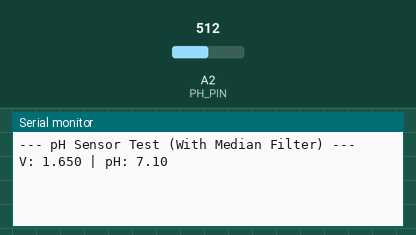
This sketch was run on a simulated Arduino Zero (SAMD21). Parts: the last lines printed to the serial monitor. The inputs (shaded band) are chosen by the test bench; at power-on: A2 (PH_PIN) = 512 (analog values on the 0–1023 scale).

Above: at 2.2 s.
2.3 s: A2 (PH_PIN) set to 716
At 3.4 s:
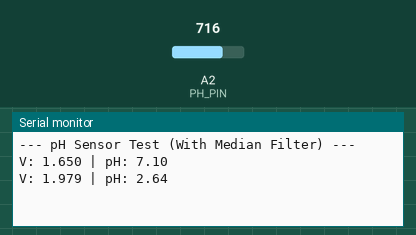
3.8 s: A2 (PH_PIN) set to 900
At 5.6 s:
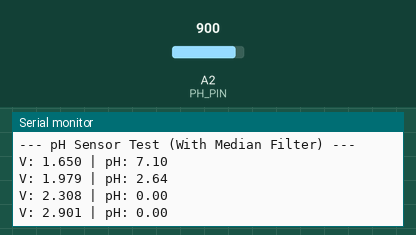
Timing chart, 0 to 7.1 s (numbered marks = the images above; inputs shaded):
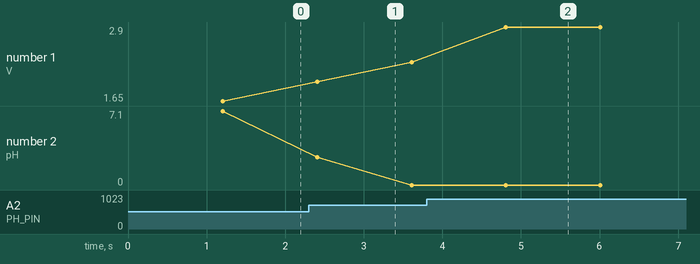

The sketch:

pH.ino
```cpp
/*
 * Caliberating pH sensor
 * Hardware: XIAO nRF52840
 * Sensor: pH Sensor on Pin A2
 * Power: 5V from Boost Converter (with Capacitor Bank for filtering)
 */

#include <Arduino.h>

// Pin Definitions
const int PH_PIN = A2;

// ADC Constants
const float ADC_REF = 3.3f;
const int ADC_MAX = 4095;     // 12-bit resolution

// pH Calibration
const float PH_V_NEUTRAL = 1.658f;     // Neutral Voltage (at pH 7.0)
const float PH_SENSITIVITY = 0.0736f; // Sensitivity (Volts per pH unit): (V_pH4 - V_pH7) / 3

//  Filtering Functions
float readMedianVoltage(int pin);

void setup() {
  Serial.begin(115200);

  // IMPORTANT: Set 12-bit resolution for Xiao nRF52840
  analogReadResolution(12);

  delay(1000);
  Serial.println("--- pH Sensor Test (With Median Filter) ---");
}

void loop() {
  // 1. Get Stable Voltage
  float voltage = readMedianVoltage(PH_PIN);

  // 2. Calculate pH
  // Formula: pH = 7.0 + (V_neutral - V_measured) / Sensitivity
  float phValue = 7.0 + ((PH_V_NEUTRAL - voltage) / PH_SENSITIVITY);

  // 3. Clamp logical limits
  if (phValue < 0.0) phValue = 0.0;
  if (phValue > 14.0) phValue = 14.0;

  // 4. Printing Values
  Serial.print("V: ");
  Serial.print(voltage, 3);
  Serial.print(" | pH: ");
  Serial.println(phValue, 2);

  delay(1000);
}

// --- Robust Median Filter ---
// Takes 20 samples, sorts them, and returns the average of the middle 6.
// This removes outliers (noise spikes) effectively.
float readMedianVoltage(int pin) {
  const int SAMPLES = 20;
  float readings[SAMPLES];

  // 1. Take Readings
  for (int i = 0; i < SAMPLES; i++) {
    readings[i] = analogRead(pin) * (ADC_REF / (float)ADC_MAX);
    delay(10); // 10ms delay to catch different parts of power ripple
  }

  // 2. Sort Readings (Bubble Sort)
  for (int i = 0; i < SAMPLES - 1; i++) {
    for (int j = 0; j < SAMPLES - i - 1; j++) {
      if (readings[j] > readings[j + 1]) {
        float temp = readings[j];
        readings[j] = readings[j + 1];
        readings[j + 1] = temp;
      }
    }
  }

  // 3. Average the Middle Values (Trimmed Mean)
  // Ignore the first 5 (lowest) and last 5 (highest) to remove spikes
  float sum = 0;
  int count = 0;
  for (int i = 5; i < 15; i++) {
    sum += readings[i];
    count++;
  }

  return sum / count;
}
```

Measured:
- after the input at 2.3 s, the serial monitor: prints a new line after 0.10 s (image 1)
- after the input at 3.8 s, the serial monitor: prints a new line after 1.0 s (image 2)
- plotted number 1: 1.65 → 2.31 after the input at 2.3 s, 2.31 → 2.9 after the input at 3.8 s
- plotted number 2: 7.1 → 0 after the input at 2.3 s
